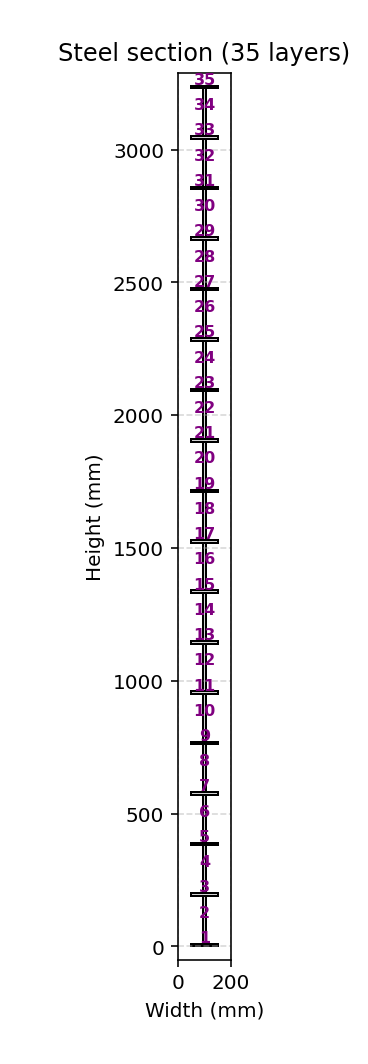

Here is the Python script that generated this plot:
def STEEL_SHEAR_WALL_FUN_EXTRA(secTag, STEEL_TYPE, STEEL_DENSITY, plot=True):
    """
    Create a steel with different widths and heights, fiber section (OpenSees) and,
    if PLOT=True, draw a simple 2‑D sketch of the section.

    Parameters
    ----------
    secTag          : int   – section identifier
    STEEL_TYPE      : str   – 'ELASTIC' or 'INELASTIC'
    STEEL_DENSITY: float – ρc (kg/m³) – will be converted to N·s²/mm³
    PLOT            : bool  – draw the section if True
    
    THIS PYTHON SCRIPT WRITTEN BY SALAR DELAVAR GHASHGHAEI (QASHQAI)
    """
    import numpy as np
    import openseespy.opensees as ops
    import matplotlib.pyplot as plt
    import matplotlib.pyplot as plt, matplotlib.patches as patches
    
    # Define materials for nonlinear elements
    # Define parameters (units: mm, N)
    # ------------------------------------------
    # STEEL
    fy = 240          # [N/mm²] Steel Yield Strength   
    Es = 2e5          # [N/mm²] Modulus of Elasticity
    ey = fy/Es        # [mm/mm] Steel Yield Strain
    fu = 1.1818*fy    # [N/mm²] Steel Ultimate Strength
    esu = 0.15        # [mm/mm] Steel Ultimate Strain
    Esh = (fu - fy)/(esu - ey)
    Bs = Esh / Es

    steelTag = secTag + 100
    if STEEL_TYPE == 'ELASTIC':
        ops.uniaxialMaterial('Elastic', steelTag, Es) 
    if STEEL_TYPE == 'INELASTIC':   
        pinchX = 0.8   # Pinching factor in X direction
        pinchY = 0.5   # Pinching factor in Y direction
        damage1 = 0.0  # Damage due to ductility
        damage2 = 0.0  # Damage due to energy
        beta = 0.1     # Stiffness degradation parameter
        ops.uniaxialMaterial('Hysteretic', steelTag,
                             fy, ey,
                             fu, esu,
                             0.2*fu, 1.1*esu,
                             -fy, -ey,
                             -fu, -esu,
                             -0.2*fu, -1.1*esu,
                             pinchX, pinchY,
                             damage1, damage2, beta)
        # INFO LINK: https://opensees.berkeley.edu/wiki/index.php/Hysteretic_Material
        

    # -------------------- Fiber section -------------------------
    ops.section('Fiber', secTag)
    # -------------------- Steel Section -------------------------------
    # (layers depth[mm], layers width[mm], center y‑coord [mm], center x‑coord [mm], numSubdivY, numSubdivZ)
    steel_layers = [
        (10.0, 100.0, 5.0, 100.0, 10, 10),    # 1
        (180.0, 10.0, 100.0, 100.0, 10, 10),  # 2
        (10.0, 100.0, 195.0, 100.0, 10, 10),  # 3
        
        (180.0, 10.0, 290.0, 100.0, 10, 10),  # 4 
        (10.0, 100.0, 385.0, 100.0, 10, 10),  # 5
        
        (180.0, 10.0, 480.0, 100.0, 10, 10),  # 6 
        (10.0, 100.0, 575.0, 100.0, 10, 10),  # 7
        
        (180.0, 10.0, 670.0, 100.0, 10, 10),  # 8
        (10.0, 100.0, 765.0, 100.0, 10, 10),  # 9
        
        (180.0, 10.0, 860.0, 100.0, 10, 10),  # 10
        (10.0, 100.0, 955.0, 100.0, 10, 10),  # 11
        
        (180.0, 10.0, 1050.0, 100.0, 10, 10),  # 12
        (10.0, 100.0, 1145.0, 100.0, 10, 10),  # 13
        
        (180.0, 10.0, 1240.0, 100.0, 10, 10),  # 14
        (10.0, 100.0, 1335.0, 100.0, 10, 10),  # 15
        
        (180.0, 10.0, 1430.0, 100.0, 10, 10),  # 16 
        (10.0, 100.0, 1525.0, 100.0, 10, 10),  # 17
        
        (180.0, 10.0, 1620.0, 100.0, 10, 10),  # 18 
        (10.0, 100.0, 1715.0, 100.0, 10, 10),  # 19
        
        (180.0, 10.0, 1810.0, 100.0, 10, 10),  # 20
        (10.0, 100.0, 1905.0, 100.0, 10, 10),  # 21
        
        (180.0, 10.0, 2000.0, 100.0, 10, 10),  # 22 
        (10.0, 100.0, 2095.0, 100.0, 10, 10),  # 23
        
        (180.0, 10.0, 2190.0, 100.0, 10, 10),  # 24 
        (10.0, 100.0, 2285.0, 100.0, 10, 10),  # 25
        
        (180.0, 10.0, 2380.0, 100.0, 10, 10),  # 26 
        (10.0, 100.0, 2475.0, 100.0, 10, 10),  # 27
        
        (180.0, 10.0, 2570.0, 100.0, 10, 10),  # 28 
        (10.0, 100.0, 2665.0, 100.0, 10, 10),  # 29
        
        (180.0, 10.0, 2760.0, 100.0, 10, 10),  # 30 
        (10.0, 100.0, 2855.0, 100.0, 10, 10),  # 31
        
        (180.0, 10.0, 2950.0, 100.0, 10, 10),  # 32 
        (10.0, 100.0, 3045.0, 100.0, 10, 10),  # 33
        
        (180.0, 10.0, 3140.0, 100.0, 10, 10),  # 34 
        (10.0, 100.0, 3235.0, 100.0, 10, 10),  # 35
        


    ]
    for depth, width, center_y, center_x, numSubdivY, numSubdivZ in steel_layers:
        x_left = center_x - width/2
        x_right = center_x + width/2
        y_bot = center_y - depth/2
        y_top = center_y + depth/2
        ops.patch('rect', steelTag, numSubdivY, numSubdivZ, x_left, y_bot, x_right, y_top)

    # -------------------- Section area -------------------------
    # Initialize
    min_bottom = float('inf')
    max_top = -float('inf')
    TOTAL_AREA = 0.0
    
    for depth, width, center_y, center_x,_ ,_ in steel_layers:
        bottom = center_y - depth/2
        top = center_y + depth/2
        min_bottom = min(min_bottom, bottom)
        max_top = max(max_top, top)
        TOTAL_AREA += depth * width
    
    SECTION_HEIGHT = max_top - min_bottom
    
    print(f"Section height = {SECTION_HEIGHT} mm")
    print(f"Section area   = {TOTAL_AREA} mm²")

    # -------------------- Plot (optional) -----------------------
    if plot:
        import matplotlib.pyplot as plt
        import matplotlib.patches as patches
        
        fig, ax = plt.subplots(figsize=(10, 8))
        ax.set_xlabel('Width (mm)')
        ax.set_ylabel('Height (mm)')
        ax.set_title('Steel section (35 layers)')
        ax.grid(True, ls='--', alpha=0.5)
        
        # Steel geometry derived from steel_layers
        ii = 0
        for depth, width, center_y, center_x,_ ,_ in steel_layers:
            x_left = center_x - width/2
            x_right = center_x + width/2
            y_bot = center_y - depth/2
            y_top = center_y + depth/2
            rect = patches.Rectangle(
                (x_left, y_bot), width, depth,
                linewidth=1, edgecolor='black', facecolor='lightgray'
            )
            ax.add_patch(rect)
            ii += 1
            ax.text(
                center_x, center_y, f'{ii}',
                color='purple', fontsize=8,
                ha='center', va='bottom', fontweight='bold'
            )
        
        
        # Compute overall limits from the actual steel layers
        all_x = []
        all_y = []
        for depth, width, center_y, center_x,_ ,_ in steel_layers:
            all_x.append(center_x - width/2)
            all_x.append(center_x + width/2)
            all_y.append(center_y - depth/2)
            all_y.append(center_y + depth/2)
        x_min, x_max = min(all_x), max(all_x)
        y_min, y_max = min(all_y), max(all_y)
        margin = 50  # mm extra space around
        ax.set_xlim(x_min - margin, x_max + margin)
        ax.set_ylim(y_min - margin, y_max + margin)
        ax.set_aspect('equal')
        plt.show()

    ELE_MASS = STEEL_DENSITY * TOTAL_AREA   # kg/mm

    return SECTION_HEIGHT, ELE_MASS
